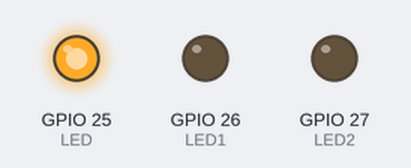
Simulated run of this sketch. Board: ESP32. Shown: output pins drawn as LEDs (lit = HIGH).

Above: at 3.0 s.
At 10.0 s:
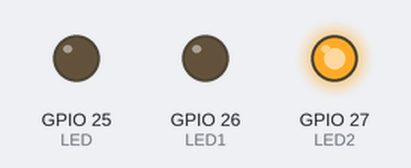
At 13.0 s:
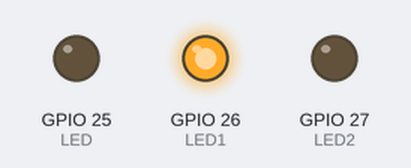
Timing chart, 0 to 18.2 s (numbered marks = the images above):
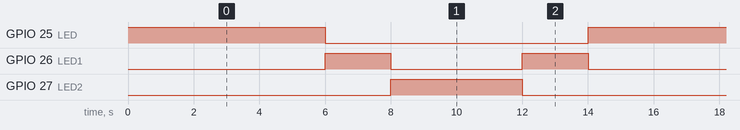

The sketch:

semaforo.ino
```cpp
int LED = 25;   // LED vermelho
int LED1 = 26;  // LED amarelo
int LED2 = 27;  // LED verde

void setup() {
  pinMode(LED, OUTPUT);
  pinMode(LED1, OUTPUT);
  pinMode(LED2, OUTPUT);
}

void loop() {
  // Fase vermelho: 6 segundos
  digitalWrite(LED, HIGH);    // LED vermelho ligado
  digitalWrite(LED1, LOW);    // LED amarelo desligado
  digitalWrite(LED2, LOW);    // LED verde desligado
  delay(6000);

  // Fase amarelo: 2 segundos
  digitalWrite(LED, LOW);     // LED vermelho desligado
  digitalWrite(LED1, HIGH);   // LED amarelo ligado
  digitalWrite(LED2, LOW);    // LED verde desligado
  delay(2000);

  // Fase verde: 2 segundos
  digitalWrite(LED, LOW);     // LED vermelho desligado
  digitalWrite(LED1, LOW);    // LED amarelo desligado
  digitalWrite(LED2, HIGH);   // LED verde ligado
  delay(2000);

  // Fase verde (tempo extra): 2 segundos
  digitalWrite(LED2, HIGH);   // LED verde continua ligado
  delay(2000);

  // Fase amarelo: 2 segundos
  digitalWrite(LED, LOW);     // LED vermelho desligado
  digitalWrite(LED1, HIGH);   // LED amarelo ligado
  digitalWrite(LED2, LOW);    // LED verde desligado
  delay(2000);
}
```

Measured:
- by itself, GPIO 25 (LED): alternates HIGH for 6.0 s and LOW for 8.0 s
- by itself, GPIO 26 (LED1): repeats every 14.0 s: LOW 4.0 s, HIGH 2.0 s, LOW 6.0 s, HIGH 2.0 s
- by itself, GPIO 27 (LED2): alternates HIGH for 4.0 s and LOW for 10.0 s
